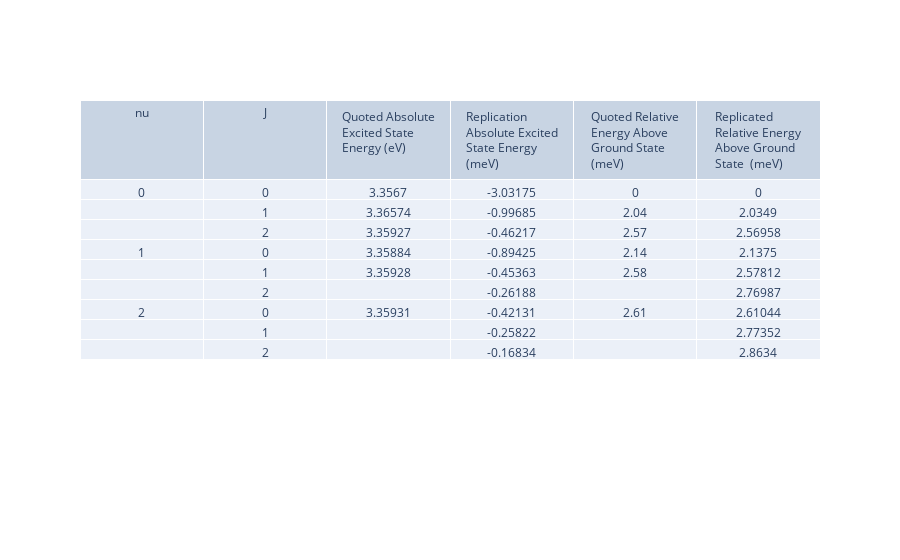
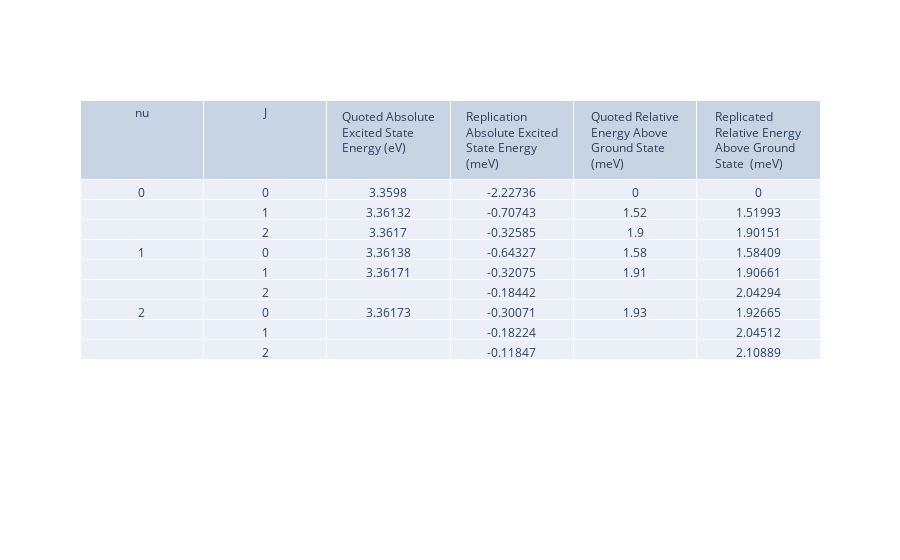
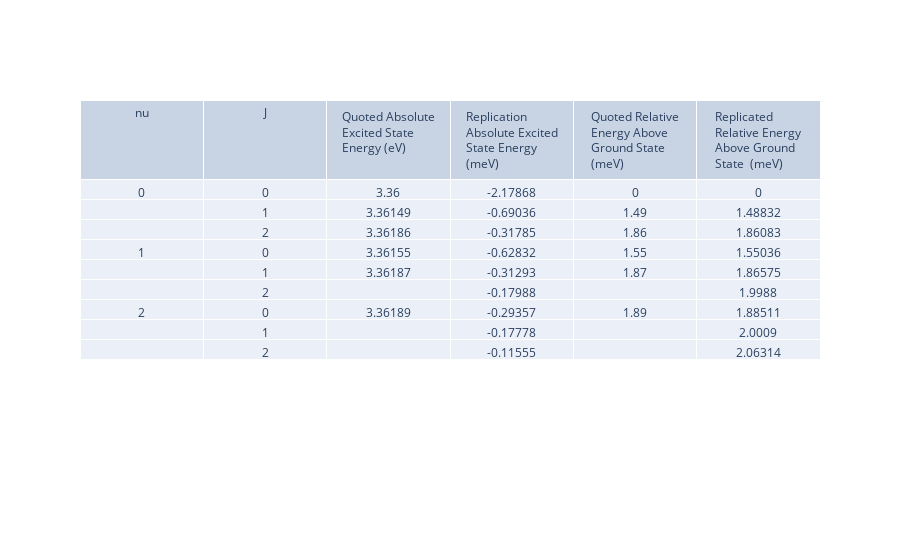
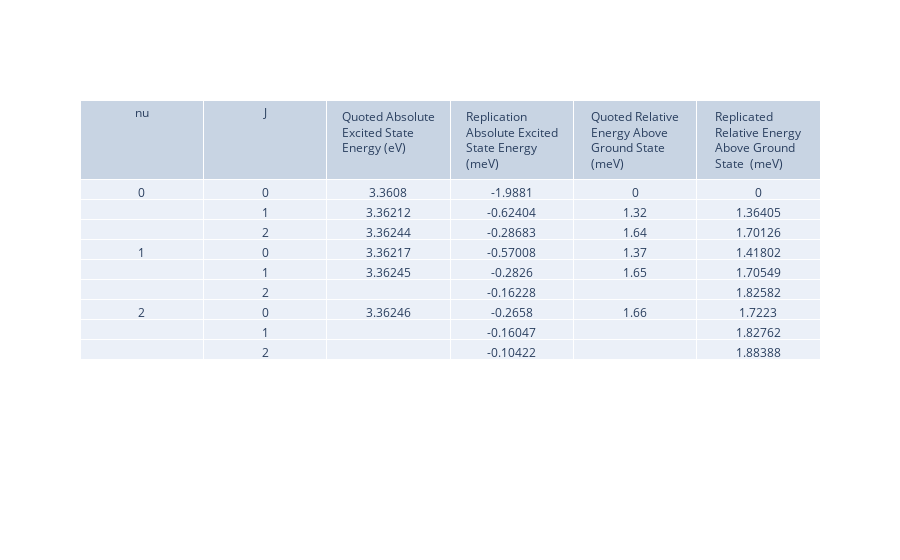

The notebook cell saved with these charts, in order:
### Code cell
# plot the table
# run previous section
import plotly.graph_objects as go
import numpy as np

Eabs_paper = [[3.3567, 3.36574, 3.35927, 3.35884, 3.35928, '', 3.35931, '', ''], 
              [3.3598, 3.36132, 3.36170, 3.36138, 3.36171, '', 3.36173, '', ''], 
              [3.3600, 3.36149, 3.36186, 3.36155, 3.36187, '', 3.36189, '', ''], 
              [3.3608, 3.36212, 3.36244, 3.36217, 3.36245, '', 3.36246, '', ''],
              [3.3628, 3.36386, 3.36411, 3.36389, 3.36411, '', 3.36412, '', '']]

Erel_paper = [[0, 2.04, 2.57, 2.14, 2.58, '', 2.61, '', ''], 
             [0, 1.52, 1.90, 1.58, 1.91, '', 1.93, '', ''], 
             [0, 1.49, 1.86, 1.55, 1.87, '', 1.89, '', ''],
             [0, 1.32, 1.64, 1.37, 1.65, '', 1.66, '', ''], 
             [0, 1.06, 1.31, 1.09, 1.31, '', 1.32, '', '']]

Exciton = ['I9', 'I8', 'I7', 'I6', 'I4']
D = [19.1, 16.0, 15.8, 15.0, 13.0]              
for i in range(5):
    print('Exciton: ', Exciton[i], ' Binding Energy: ', D[i], ' meV')
    fig = go.Figure(data=[go.Table(header=dict(values=['nu', 'J', 'Quoted Absolute Excited State Energy (eV)', 'Replication Absolute Excited State Energy (meV)', 
                                                   'Quoted Relative Energy Above Ground State (meV)','Replicated Relative Energy Above Ground State  (meV)']),
                 cells=dict(values=[['0', '', '', '1', '', '', '2', '', ''],
                                    ['0', '1' ,'2' , '0','1' ,'2' , '0','1' ,'2'],
                                    Eabs_paper[i], Eabs[i], Erel_paper[i], Erel[i]]))])
    fig.show()

### Figure 1 — Plotly figure (JSON) as saved in the notebook; plotly's stock layout.template omitted (floating-point values rounded to 4 significant figures)
{"data": [{"cells": {"values": [["0", "", "", "1", "", "", "2", "", ""], ["0", "1", "2", "0", "1", "2", "0", "1", "2"], [3.357, 3.366, 3.359, 3.359, 3.359, "", 3.359, "", ""], [-3.032, -0.9969, -0.4622, -0.8942, -0.4536, -0.2619, -0.4213, -0.2582, -0.1683], [0, 2.04, 2.57, 2.14, 2.58, "", 2.61, "", ""], [0, 2.035, 2.57, 2.138, 2.578, 2.77, 2.61, 2.774, 2.863]]}, "header": {"values": ["nu", "J", "Quoted Absolute Excited State Energy (eV)", "Replication Absolute Excited State Energy (meV)", "Quoted Relative Energy Above Ground State (meV)", "Replicated Relative Energy Above Ground State  (meV)"]}, "type": "table"}], "layout": {}}

### Figure 2 — Plotly figure (JSON) as saved in the notebook; plotly's stock layout.template omitted (floating-point values rounded to 4 significant figures)
{"data": [{"cells": {"values": [["0", "", "", "1", "", "", "2", "", ""], ["0", "1", "2", "0", "1", "2", "0", "1", "2"], [3.36, 3.361, 3.362, 3.361, 3.362, "", 3.362, "", ""], [-2.227, -0.7074, -0.3258, -0.6433, -0.3207, -0.1844, -0.3007, -0.1822, -0.1185], [0, 1.52, 1.9, 1.58, 1.91, "", 1.93, "", ""], [0, 1.52, 1.902, 1.584, 1.907, 2.043, 1.927, 2.045, 2.109]]}, "header": {"values": ["nu", "J", "Quoted Absolute Excited State Energy (eV)", "Replication Absolute Excited State Energy (meV)", "Quoted Relative Energy Above Ground State (meV)", "Replicated Relative Energy Above Ground State  (meV)"]}, "type": "table"}], "layout": {}}

### Figure 3 — Plotly figure (JSON) as saved in the notebook; plotly's stock layout.template omitted (floating-point values rounded to 4 significant figures)
{"data": [{"cells": {"values": [["0", "", "", "1", "", "", "2", "", ""], ["0", "1", "2", "0", "1", "2", "0", "1", "2"], [3.36, 3.361, 3.362, 3.362, 3.362, "", 3.362, "", ""], [-2.179, -0.6904, -0.3179, -0.6283, -0.3129, -0.1799, -0.2936, -0.1778, -0.1155], [0, 1.49, 1.86, 1.55, 1.87, "", 1.89, "", ""], [0, 1.488, 1.861, 1.55, 1.866, 1.999, 1.885, 2.001, 2.063]]}, "header": {"values": ["nu", "J", "Quoted Absolute Excited State Energy (eV)", "Replication Absolute Excited State Energy (meV)", "Quoted Relative Energy Above Ground State (meV)", "Replicated Relative Energy Above Ground State  (meV)"]}, "type": "table"}], "layout": {}}

### Figure 4 — Plotly figure (JSON) as saved in the notebook; plotly's stock layout.template omitted (floating-point values rounded to 4 significant figures)
{"data": [{"cells": {"values": [["0", "", "", "1", "", "", "2", "", ""], ["0", "1", "2", "0", "1", "2", "0", "1", "2"], [3.361, 3.362, 3.362, 3.362, 3.362, "", 3.362, "", ""], [-1.988, -0.624, -0.2868, -0.5701, -0.2826, -0.1623, -0.2658, -0.1605, -0.1042], [0, 1.32, 1.64, 1.37, 1.65, "", 1.66, "", ""], [0, 1.364, 1.701, 1.418, 1.705, 1.826, 1.722, 1.828, 1.884]]}, "header": {"values": ["nu", "J", "Quoted Absolute Excited State Energy (eV)", "Replication Absolute Excited State Energy (meV)", "Quoted Relative Energy Above Ground State (meV)", "Replicated Relative Energy Above Ground State  (meV)"]}, "type": "table"}], "layout": {}}
